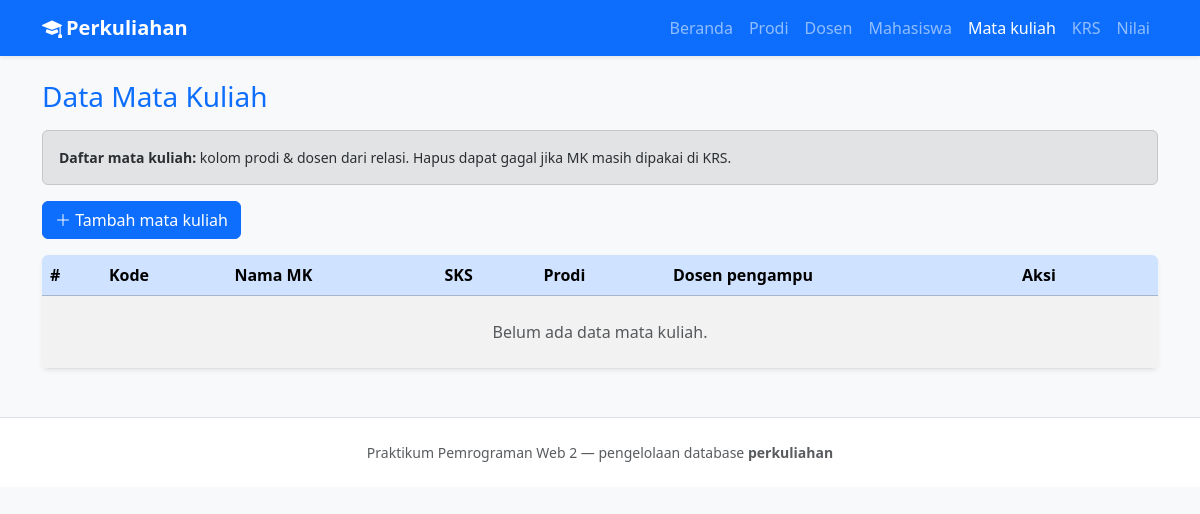
The app's page /matakuliah.php, older data.
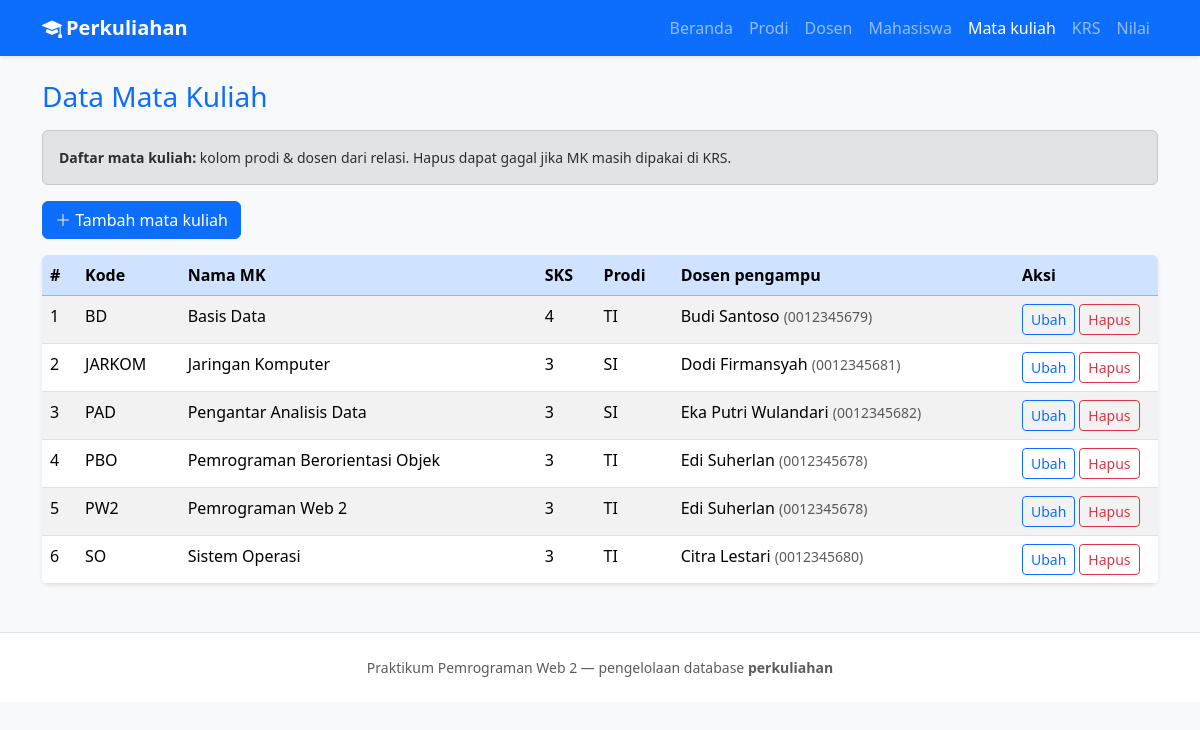
The same page, newer data.
### tables this page shows
CREATE TABLE matakuliah (
  id_mk INT UNSIGNED NOT NULL AUTO_INCREMENT,
  kode_mk VARCHAR(20) NOT NULL,
  nama_mk VARCHAR(160) NOT NULL,
  sks TINYINT UNSIGNED NOT NULL DEFAULT 3,
  id_dosen INT UNSIGNED NOT NULL,
  id_prodi INT UNSIGNED NOT NULL,
  created_at TIMESTAMP NOT NULL DEFAULT CURRENT_TIMESTAMP,
  PRIMARY KEY (id_mk),
  UNIQUE KEY uq_matakuliah_kode (kode_mk),
  KEY idx_matakuliah_dosen (id_dosen),
  KEY idx_matakuliah_prodi (id_prodi),
  CONSTRAINT fk_matakuliah_dosen
    FOREIGN KEY (id_dosen) REFERENCES dosen (id_dosen)
    ON UPDATE CASCADE ON DELETE RESTRICT,
  CONSTRAINT fk_matakuliah_prodi
    FOREIGN KEY (id_prodi) REFERENCES prodi (id_prodi)
    ON UPDATE CASCADE ON DELETE RESTRICT
);

CREATE TABLE prodi (
  id_prodi INT UNSIGNED NOT NULL AUTO_INCREMENT,
  kode_prodi VARCHAR(20) NOT NULL,
  nama_prodi VARCHAR(160) NOT NULL,
  created_at TIMESTAMP NOT NULL DEFAULT CURRENT_TIMESTAMP,
  PRIMARY KEY (id_prodi),
  UNIQUE KEY uq_prodi_kode (kode_prodi)
);

CREATE TABLE dosen (
  id_dosen INT UNSIGNED NOT NULL AUTO_INCREMENT,
  nidn VARCHAR(20) NOT NULL,
  nama VARCHAR(120) NOT NULL,
  email VARCHAR(120) DEFAULT NULL,
  id_prodi INT UNSIGNED NOT NULL,
  created_at TIMESTAMP NOT NULL DEFAULT CURRENT_TIMESTAMP,
  PRIMARY KEY (id_dosen),
  UNIQUE KEY uq_dosen_nidn (nidn),
  KEY idx_dosen_prodi (id_prodi),
  CONSTRAINT fk_dosen_prodi
    FOREIGN KEY (id_prodi) REFERENCES prodi (id_prodi)
    ON UPDATE CASCADE ON DELETE RESTRICT
);

### includes/fungsi.php (called while the page is built, shortened)
<?php
function h(?string $teks): string
{
    return htmlspecialchars((string) $teks, ENT_QUOTES, 'UTF-8');
}

### matakuliah.php (the view, shortened to what the changed rows need)
<?php
require_once __DIR__ . '/config/database.php';
require_once __DIR__ . '/includes/fungsi.php';
$aksiGet = $_GET['aksi'] ?? 'daftar';
$barisEdit = null;
$prodiPilihan = $pdo->query('SELECT id_prodi, kode_prodi, nama_prodi FROM prodi ORDER BY kode_prodi ASC')->fetchAll(PDO::FETCH_ASSOC);
$dosenPilihan = $pdo->query(
    'SELECT d.id_dosen, d.nidn, d.nama, d.id_prodi, p.kode_prodi
     FROM dosen d
     INNER JOIN prodi p ON p.id_prodi = d.id_prodi
     ORDER BY d.nama ASC'
)->fetchAll(PDO::FETCH_ASSOC);
$daftar = $pdo->query(
    'SELECT mk.*, d.nama AS nama_dosen, d.nidn, p.kode_prodi, p.nama_prodi
     FROM matakuliah mk
     INNER JOIN dosen d ON d.id_dosen = mk.id_dosen
     INNER JOIN prodi p ON p.id_prodi = mk.id_prodi
     ORDER BY mk.kode_mk ASC'
)->fetchAll(PDO::FETCH_ASSOC);
require_once __DIR__ . '/includes/header.php';
?>
<?php if ($aksiGet === 'tambah' || ($aksiGet === 'ubah' && $barisEdit)) : ?>
    <div class="alert alert-info small" role="note">
        <strong>Petunjuk:</strong> Pilih program studi, lalu dosen pengampu <em>dari prodi yang sama</em>. SKS biasanya 2–4 per mata kuliah.
    </div>
    <?php if ($prodiPilihan === []) : ?>
        <div class="alert alert-warning">Belum ada data prodi. Tambah di menu <a href="prodi.php">Program studi</a>.</div>
    <?php endif; ?>
    <?php if ($dosenPilihan === []) : ?>
        <div class="alert alert-warning">Belum ada data dosen. Silakan tambah dulu di menu <a href="dosen.php">Dosen</a>.</div>
    <?php endif; ?>
    <div class="card shadow-sm border-0">
        <div class="card-body">
            <form method="post" class="row g-3" action="matakuliah.php">
                <input type="hidden" name="aksi" value="<?= $aksiGet === 'tambah' ? 'simpan_tambah' : 'simpan_ubah' ?>">
                <?php if ($aksiGet === 'ubah' && $barisEdit) : ?>
                    <input type="hidden" name="id_mk" value="<?= (int) $barisEdit['id_mk'] ?>">
                <?php endif; ?>
                <div class="col-md-3">
                    <label class="form-label" for="kode_mk">Kode MK</label>
                    <input class="form-control" id="kode_mk" name="kode_mk" required maxlength="20"
                           value="<?= $barisEdit ? h((string) $barisEdit['kode_mk']) : '' ?>">
                </div>
                <div class="col-md-6">
                    <label class="form-label" for="nama_mk">Nama mata kuliah</label>
                    <input class="form-control" id="nama_mk" name="nama_mk" required maxlength="160"
                           value="<?= $barisEdit ? h((string) $barisEdit['nama_mk']) : '' ?>">
                </div>
                <div class="col-md-3">
                    <label class="form-label" for="sks">SKS</label>
                    <input class="form-control" id="sks" name="sks" type="number" required min="1" max="24"
                           value="<?= $barisEdit ? (int) $barisEdit['sks'] : 3 ?>">
                </div>
                <div class="col-md-6">
                    <label class="form-label" for="id_prodi">Program studi (MK)</label>
                    <select class="form-select" id="id_prodi" name="id_prodi" required <?= ($prodiPilihan === []) ? 'disabled' : '' ?>>
                        <option value="">— pilih prodi —</option>
                        <?php foreach ($prodiPilihan as $p) : ?>
                            <?php $sel = $barisEdit && (int) $barisEdit['id_prodi'] === (int) $p['id_prodi'] ? ' selected' : ''; ?>
                            <option value="<?= (int) $p['id_prodi'] ?>"<?= $sel ?>><?= h((string) $p['kode_prodi']) ?> — <?= h((string) $p['nama_prodi']) ?></option>
                        <?php endforeach; ?>
                    </select>
                </div>
                <div class="col-md-6">
                    <label class="form-label" for="id_dosen">Dosen pengampu (se-prodi)</label>
                    <select class="form-select" id="id_dosen" name="id_dosen" required <?= $dosenPilihan === [] ? 'disabled' : '' ?>>
                        <option value="">— pilih dosen —</option>
                        <?php foreach ($dosenPilihan as $d) : ?>
                            <?php $sel = $barisEdit && (int) $barisEdit['id_dosen'] === (int) $d['id_dosen'] ? ' selected' : ''; ?>
                            <option value="<?= (int) $d['id_dosen'] ?>"<?= $sel ?>><?= h((string) $d['nidn']) ?> — <?= h((string) $d['nama']) ?> [<?= h((string) $d['kode_prodi']) ?>]</option>
                        <?php endforeach; ?>
                    </select>
                </div>
                <div class="col-12 d-flex gap-2">
                    <button type="submit" class="btn btn-primary" <?= ($prodiPilihan === [] || $dosenPilihan === []) ? 'disabled' : '' ?>>Simpan</button>
                    <a class="btn btn-outline-secondary" href="matakuliah.php">Batal</a>
                </div>
            </form>
        </div>
    </div>
<?php else : ?>
    <div class="table-responsive card border-0 shadow-sm">
        <table class="table table-striped table-hover mb-0">
            <thead class="table-primary">
            <tr>
                <th scope="col">#</th>
                <th scope="col">Kode</th>
                <th scope="col">Nama MK</th>
                <th scope="col">SKS</th>
                <th scope="col">Prodi</th>
                <th scope="col">Dosen pengampu</th>
                <th scope="col" style="width: 9rem">Aksi</th>
            </tr>
            </thead>
            <tbody>
            <?php if ($daftar === []) : ?>
                <tr><td colspan="7" class="text-center text-muted py-4">Belum ada data mata kuliah.</td></tr>
            <?php else : ?>
                <?php foreach ($daftar as $i => $r) : ?>
                    <tr>
                        <td><?= $i + 1 ?></td>
                        <td><?= h((string) $r['kode_mk']) ?></td>
                        <td><?= h((string) $r['nama_mk']) ?></td>
                        <td><?= (int) $r['sks'] ?></td>
                        <td><?= h((string) $r['kode_prodi']) ?></td>
                        <td><?= h((string) $r['nama_dosen']) ?> <span class="text-muted small">(<?= h((string) $r['nidn']) ?>)</span></td>
                        <td class="d-flex flex-wrap gap-1">
                            <a class="btn btn-sm btn-outline-primary" href="matakuliah.php?aksi=ubah&id=<?= (int) $r['id_mk'] ?>">Ubah</a>
                            <form method="post" action="matakuliah.php" class="d-inline" onsubmit="return confirm('Yakin menghapus mata kuliah ini?');">
                                <button type="submit" class="btn btn-sm btn-outline-danger">Hapus</button>
                            </form>
                        </td>
                    </tr>
                <?php endforeach; ?>
            <?php endif; ?>
            </tbody>
        </table>
    </div>
<?php endif; ?>
<?php require_once __DIR__ . '/includes/footer.php'; ?>

Row changes from the older to the newer data that the page shows:
now on this page (row edited): matakuliah: kode_mk "BD", nama_mk "Basis Data", sks "4", id_prodi.kode_prodi "TI", id_dosen.nama "Budi Santoso", id_dosen.nidn "0012345679"
now on this page (row edited): matakuliah: kode_mk "JARKOM", nama_mk "Jaringan Komputer", sks "3", id_prodi.kode_prodi "SI", id_dosen.nama "Dodi Firmansyah", id_dosen.nidn "0012345681"
now on this page (row edited): matakuliah: kode_mk "PAD", nama_mk "Pengantar Analisis Data", sks "3", id_prodi.kode_prodi "SI", id_dosen.nama "Eka Putri Wulandari", id_dosen.nidn "0012345682"
now on this page (row edited): matakuliah: kode_mk "PBO", nama_mk "Pemrograman Berorientasi Objek", sks "3", id_prodi.kode_prodi "TI", id_dosen.nama "Edi Suherlan", id_dosen.nidn "0012345678"
now on this page (row edited): matakuliah: kode_mk "PW2", nama_mk "Pemrograman Web 2", sks "3", id_prodi.kode_prodi "TI", id_dosen.nama "Edi Suherlan", id_dosen.nidn "0012345678"
now on this page (row edited): matakuliah: kode_mk "SO", nama_mk "Sistem Operasi", sks "3", id_prodi.kode_prodi "TI", id_dosen.nama "Citra Lestari", id_dosen.nidn "0012345680"
Text that changed along with them:
text no longer shown: "Belum ada data mata kuliah."
